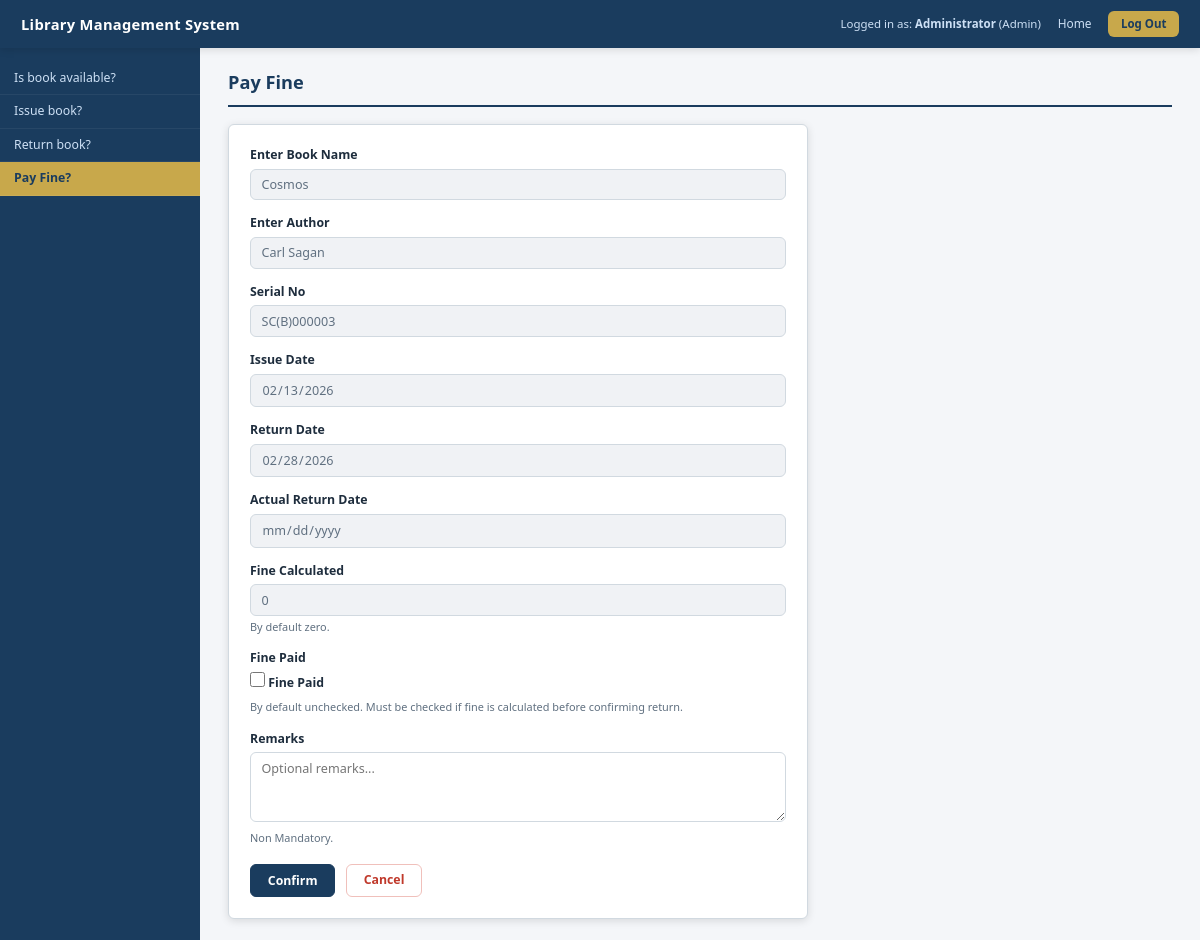
Page /pay-fine?issue_id=1 (signed in) on the committed database.
### tables this page shows
CREATE TABLE issues (
        id INTEGER PRIMARY KEY AUTOINCREMENT,
        serial_no TEXT NOT NULL,
        product_name TEXT NOT NULL,
        author TEXT,
        membership_id TEXT NOT NULL,
        issue_date TEXT NOT NULL,
        return_date TEXT NOT NULL,
        actual_return_date TEXT,
        remarks TEXT,
        fine_calculated REAL DEFAULT 0,
        fine_paid INTEGER DEFAULT 0,
        status TEXT DEFAULT 'Active'
    );

### app.py (the view, shortened to what this page needs)
@app.route('/pay-fine', methods=['GET', 'POST'])
@login_required
def pay_fine():
    issue_id = request.args.get('issue_id') or request.form.get('issue_id')
    db = get_db()
    issue = db.execute("SELECT * FROM issues WHERE id=?", (issue_id,)).fetchone()
    db.close()
    if not issue:
        flash('Issue record not found.', 'error')
        return redirect(url_for('transactions'))
    return render_template('pay_fine.html', issue=issue)

### app.py (called while the page is built)
def login_required(f):
    @wraps(f)
    def decorated(*args, **kwargs):
        if 'user_id' not in session:
            return redirect(url_for('login'))
        return f(*args, **kwargs)
    return decorated

### database.py (called while the page is built)
def get_db():
    conn = sqlite3.connect(DATABASE)
    conn.row_factory = sqlite3.Row
    conn.execute("PRAGMA foreign_keys = ON")
    return conn

### templates/pay_fine.html (shortened to what this page needs)
{% extends 'base.html' %}
{% block sidebar %}
<div class="sidebar">
    <a href="{{ url_for('book_available') }}" class="txn-sidebar-link">Is book available?</a>
    <a href="{{ url_for('book_issue') }}" class="txn-sidebar-link">Issue book?</a>
    <a href="{{ url_for('return_book') }}" class="txn-sidebar-link">Return book?</a>
    <a href="{{ url_for('pay_fine') }}" class="txn-sidebar-link active">Pay Fine?</a>
</div>
{% endblock %}
{% block content %}
<div class="page-title">Pay Fine</div>
{% if issue %}
<div class="form-section" style="max-width:580px;">
    <form method="POST" action="{{ url_for('pay_fine') }}">
        <div class="form-group">
            <label>Enter Book Name</label>
            <input type="text" class="form-control" value="{{ issue['product_name'] }}" readonly>
        </div>
        <div class="form-group">
            <label>Enter Author</label>
            <input type="text" class="form-control" value="{{ issue['author'] or '' }}" readonly>
        </div>
        <div class="form-group">
            <label>Serial No</label>
            <input type="text" class="form-control" value="{{ issue['serial_no'] }}" readonly>
        </div>
        <div class="form-group">
            <label>Issue Date</label>
            <input type="date" class="form-control" value="{{ issue['issue_date'] }}" readonly>
        </div>
        <div class="form-group">
            <label>Return Date</label>
            <input type="date" class="form-control" value="{{ issue['return_date'] }}" readonly>
        </div>
        <div class="form-group">
            <label>Actual Return Date</label>
            <input type="date" class="form-control" value="{{ issue['actual_return_date'] or '' }}" readonly>
        </div>
        <div class="form-group">
            <label>Fine Calculated</label>
            <input type="text" class="form-control" value="{{ issue['fine_calculated'] if issue['fine_calculated'] else 0 }}" readonly>
            <div class="field-note">By default zero.</div>
        </div>
        <div class="form-group">
            <label>Fine Paid</label>
            <div class="check-group">
                <label class="check-item">
                    <input type="checkbox" name="fine_paid"> Fine Paid
                </label>
            </div>
            <div class="field-note">By default unchecked. Must be checked if fine is calculated before confirming return.</div>
        </div>
        <div class="form-group">
            <label>Remarks</label>
            <textarea name="remarks" class="form-control" placeholder="Optional remarks..."></textarea>
            <div class="field-note">Non Mandatory.</div>
        </div>
        <div class="btn-row">
            <button type="submit" class="btn btn-primary">Confirm</button>
            <a href="{{ url_for('cancel') }}" class="btn btn-cancel">Cancel</a>
        </div>
    </form>
</div>
{% else %}
<div class="form-section">
    <p style="color:var(--text-muted);">No issue record found. Please initiate a return from the <a href="{{ url_for('return_book') }}">Return Book</a> page.</p>
</div>
{% endif %}
{% endblock %}

### static/css/style.css (style rules this page uses)
*, *::before, *::after { box-sizing: border-box; margin: 0; padding: 0; }
:root { --primary: #1a3c5e; --primary-light: #2563a8; --accent: #c8a84b; --accent-hover: #dfc070; --bg: #f4f6f9; --white: #ffffff; --border: #d1d9e0; --text: #1e2d3d; --text-muted: #607080; --sidebar-bg: #1a3c5e; --sidebar-text: #cde0f5; --sidebar-active: #c8a84b; --sidebar-hover: #2563a8; --success: #1a7a3c; --success-bg: #e6f4ec; --error: #c0392b; --error-bg: #fdf0ee; --warn-bg: #fff8e7; --warn: #b07d00; --shadow: 0 2px 8px rgba(0,0,0,0.12); --radius: 6px; }
html, body { font-family: 'Segoe UI', Tahoma, Geneva, Verdana, sans-serif; font-size: 14px; background: var(--bg); color: var(--text); min-height: 100vh; line-height: 1.5; }
a { color: var(--primary-light); text-decoration: none; }
.sidebar { width: 200px; min-width: 200px; background: var(--sidebar-bg); padding: 1rem 0; flex-shrink: 0; }
.txn-sidebar-link { display: block; padding: 0.5rem 1rem; color: var(--sidebar-text); font-size: 0.88rem; text-decoration: none; border-bottom: 1px solid rgba(255,255,255,0.06); transition: background 0.15s; }
.txn-sidebar-link.active { background: var(--accent); color: var(--primary); font-weight: 600; }
.page-title { font-size: 1.3rem; font-weight: 700; color: var(--primary); margin-bottom: 1.25rem; padding-bottom: 0.6rem; border-bottom: 2px solid var(--primary); }
.form-section { background: var(--white); border: 1px solid var(--border); border-radius: var(--radius); padding: 1.5rem; max-width: 600px; box-shadow: var(--shadow); }
.form-group { margin-bottom: 1rem; }
.form-group label { display: block; font-weight: 600; font-size: 0.88rem; color: var(--text); margin-bottom: 0.3rem; }
.form-group .field-note { font-size: 0.78rem; color: var(--text-muted); margin-top: 0.2rem; }
.form-control { width: 100%; padding: 0.45rem 0.75rem; border: 1px solid var(--border); border-radius: var(--radius); font-size: 0.9rem; font-family: inherit; color: var(--text); background: #fff; transition: border-color 0.15s; outline: none; }
.form-control:disabled, .form-control[readonly] { background: #f0f2f5; cursor: not-allowed; color: var(--text-muted); }
textarea.form-control { resize: vertical; min-height: 70px; }
.radio-group, .check-group { display: flex; gap: 0.75rem; flex-wrap: wrap; margin-top: 0.2rem; }
.radio-item, .check-item { display: flex; align-items: center; gap: 0.4rem; font-size: 0.9rem; cursor: pointer; }
.radio-item input, .check-item input { width: 15px; height: 15px; accent-color: var(--primary-light); cursor: pointer; }
.btn { display: inline-block; padding: 0.45rem 1.2rem; border-radius: var(--radius); font-size: 0.88rem; font-weight: 600; cursor: pointer; border: 1px solid transparent; transition: all 0.15s; font-family: inherit; text-decoration: none; }
.btn-primary { background: var(--primary); color: #fff; border-color: var(--primary); }
.btn-cancel { background: #fff; color: var(--error); border-color: #f0c0bb; }
.btn-row { display: flex; gap: 0.75rem; margin-top: 1.25rem; flex-wrap: wrap; }

### rows in the picture
issues: product_name "Cosmos", author "Carl Sagan", serial_no "SC(B)000003", issue_date "02/13/2026", return_date "02/28/2026", fine_calculated "0"

### other values in the picture
{{ session.get('name') }} "Administrator"
